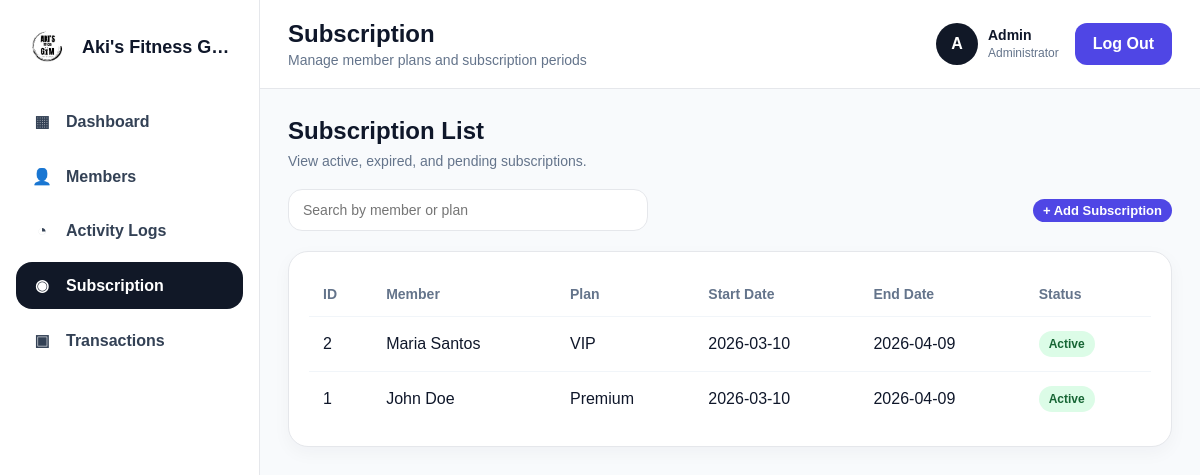
Before: /pages/subscription.php with the older database file.
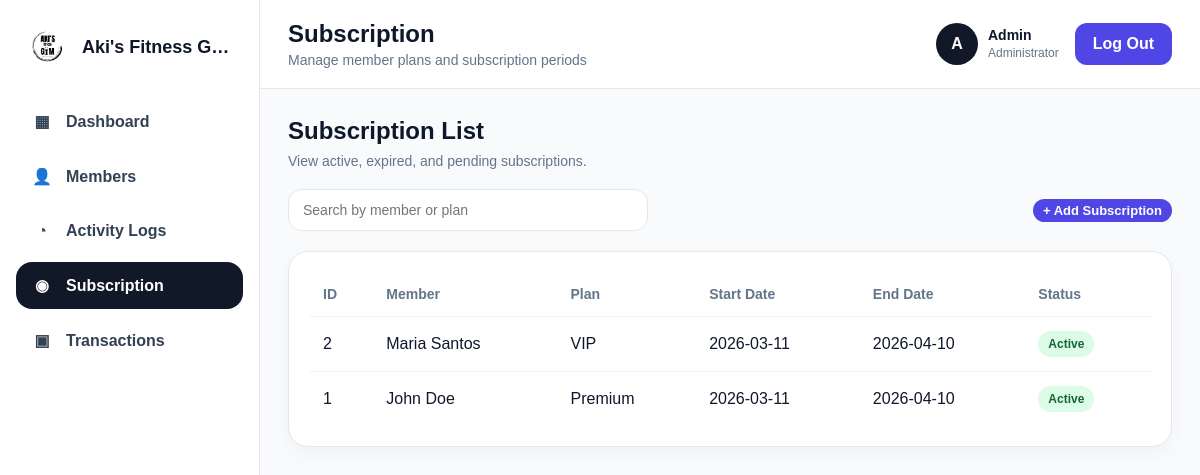
After: the same page with the newer database file.
### tables this page shows
CREATE TABLE `tbl_member_subscriptions` (
  `member_subscription_id` int(11) NOT NULL,
  `member_id` int(11) NOT NULL,
  `subscription_id` int(11) NOT NULL,
  `start_date` date NOT NULL,
  `end_date` date NOT NULL,
  `status` enum('active','expired','cancelled','pending') DEFAULT 'pending',
  `assigned_by` int(11) DEFAULT NULL,
  `notes` text DEFAULT NULL,
  `created_at` timestamp NOT NULL DEFAULT current_timestamp(),
  `updated_at` timestamp NOT NULL DEFAULT current_timestamp() ON UPDATE current_timestamp()
);

CREATE TABLE `tbl_member` (
  `member_id` int(11) NOT NULL,
  `member_code` varchar(20) NOT NULL,
  `first_name` varchar(100) NOT NULL,
  `last_name` varchar(100) NOT NULL,
  `gender` enum('male','female','other') DEFAULT 'other',
  `birth_date` date DEFAULT NULL,
  `email` varchar(100) DEFAULT NULL,
  `password` varchar(255) NOT NULL,
  `phone` varchar(20) DEFAULT NULL,
  `address` text DEFAULT NULL,
  `emergency_contact_name` varchar(100) DEFAULT NULL,
  `emergency_contact_phone` varchar(20) DEFAULT NULL,
  `profile_image` varchar(255) DEFAULT NULL,
  `status` enum('active','inactive','expired','banned') DEFAULT 'active',
  `joined_date` date DEFAULT curdate(),
  `created_at` timestamp NOT NULL DEFAULT current_timestamp(),
  `updated_at` timestamp NOT NULL DEFAULT current_timestamp() ON UPDATE current_timestamp()
);

CREATE TABLE `tbl_subscription` (
  `subscription_id` int(11) NOT NULL,
  `plan_name` varchar(100) NOT NULL,
  `description` text DEFAULT NULL,
  `price` decimal(10,2) NOT NULL,
  `duration_days` int(11) NOT NULL,
  `access_level` enum('regular','premium','vip') DEFAULT 'regular',
  `status` enum('active','inactive') DEFAULT 'active',
  `created_at` timestamp NOT NULL DEFAULT current_timestamp(),
  `updated_at` timestamp NOT NULL DEFAULT current_timestamp() ON UPDATE current_timestamp()
);

### pages/subscription.php (the view, shortened to what this page needs)
<?php
require_once("../includes/db.php");
mysqli_query($conn, "
    UPDATE tbl_member_subscriptions
    SET status = 'pending'
    WHERE start_date > CURDATE()
    AND status != 'cancelled'
");
mysqli_query($conn, "
    UPDATE tbl_member_subscriptions
    SET status = 'active'
    WHERE start_date <= CURDATE()
    AND end_date >= CURDATE()
    AND status != 'cancelled'
");
mysqli_query($conn, "
    UPDATE tbl_member_subscriptions
    SET status = 'expired'
    WHERE end_date < CURDATE()
    AND status != 'cancelled'
");
$query = "
SELECT
    ms.member_subscription_id,
    m.first_name,
    m.last_name,
    s.plan_name,
    ms.start_date,
    ms.end_date,
    ms.status
FROM tbl_member_subscriptions ms
INNER JOIN tbl_member m ON ms.member_id = m.member_id
INNER JOIN tbl_subscription s ON ms.subscription_id = s.subscription_id
ORDER BY ms.member_subscription_id DESC
";
$subscriptions = mysqli_query($conn,$query);
?>
<!DOCTYPE html>
<html lang="en">
<head>
<link rel="stylesheet" href="/akisgym/assets/css/style.css">
</head>
<body class="saas-body">
<div class="saas-layout">
    <aside class="saas-sidebar">
        <div class="saas-brand">
            <div class="saas-brand-logo">
    <img src="../assets/logo/logo.png" alt="Gym Logo">
</div>
            <div class="saas-brand-text">Aki's Fitness Gym</div>
        </div>
        <nav class="saas-menu">
            <a href="dashboard.php" class="saas-link">
                <span class="saas-link-icon">▦</span>
                <span>Dashboard</span>
            </a>
            <a href="members.php" class="saas-link">
                <span class="saas-link-icon">👤</span>
                <span>Members</span>
            </a>
            <a href="logs.php" class="saas-link">
                <span class="saas-link-icon">◔</span>
                <span>Activity Logs</span>
            </a>
            <a href="subscription.php" class="saas-link active">
                <span class="saas-link-icon">◉</span>
                <span>Subscription</span>
            </a>
            <a href="transaction.php" class="saas-link">
                <span class="saas-link-icon">▣</span>
                <span>Transactions</span>
            </a>
        </nav>
    </aside>
    <div class="saas-main">
        <header class="saas-topbar">
            <div class="saas-topbar-left">
                <div>
                    <h2>Subscription</h2>
                    <p>Manage member plans and subscription periods</p>
                </div>
            </div>
            <div class="saas-topbar-right">
                <div class="saas-user">
                    <div class="saas-user-avatar">A</div>
                    <div>
                        <strong>Admin</strong>
                        <small>Administrator</small>
                    </div>
                </div>
                <a href="../auth/logout.php" class="saas-logout-btn">Log Out</a>
            </div>
        </header>
        <main class="saas-content">
            <div class="page-title">
                <h2>Subscription List</h2>
            </div>
            <div class="page-subtitle">View active, expired, and pending subscriptions.</div>
            <div class="subscription-toolbar">
                <div class="subscription-search">
                    <input type="text" id="subscriptionSearch" placeholder="Search by member or plan">
                </div>
<div style="text-align: right;">
    <button class="add-subscription-btn" id="openSubscriptionModal" style="padding: 4px 10px; font-size: 13px;">+ Add Subscription</button>
</div>
</div>
            <div class="subscription-table">
                <table id="subscriptionTable">
                    <thead>
                        <tr>
                            <th>ID</th>
                            <th>Member</th>
                            <th>Plan</th>
                            <th>Start Date</th>
                            <th>End Date</th>
                            <th>Status</th>
                        </tr>
                    </thead>
                    <tbody>
                        <?php while($row = mysqli_fetch_assoc($subscriptions)): ?>
                        <tr>
                            <td><?php echo htmlspecialchars($row['member_subscription_id']); ?></td>
                            <td><?php echo htmlspecialchars(trim($row['first_name'] . ' ' . $row['last_name'])); ?></td>
                            <td><?php echo htmlspecialchars($row['plan_name']); ?></td>
                            <td><?php echo htmlspecialchars($row['start_date']); ?></td>
                            <td><?php echo htmlspecialchars($row['end_date']); ?></td>
                            <td>
                                <?php
                                    $status = strtolower($row['status']);
                                    $class = "status-badge ";
                                    if ($status === "active") $class .= "status-active";
                                    elseif ($status === "expired") $class .= "status-expired";
                                    elseif ($status === "pending") $class .= "status-pending";
                                    else $class .= "status-cancelled";
                                ?>
                                <span class="<?php echo $class; ?>">
                                    <?php echo htmlspecialchars($row['status']); ?>
                                </span>
                            </td>
                        </tr>
                        <?php endwhile; ?>
                    </tbody>
                </table>
            </div>
        </main>
    </div>
</div>
</body>
</html>

### assets/css/style.css (style rules this page uses)
* { margin:0; padding:0; box-sizing:border-box; }
html, body { width:100%; height:100%; font-family:Arial, Helvetica, sans-serif; }
body.saas-body { margin:0; background:#f8fafc; font-family:Arial, Helvetica, sans-serif; color:#0f172a; }
.saas-layout { display:flex; min-height:100vh; width:100%; }
.saas-main { flex:1; min-width:0; display:flex; flex-direction:column; }
.saas-sidebar { width:260px; min-width:260px; background:#ffffff; border-right:1px solid #e5e7eb; padding:24px 16px; transition:0.3s ease; overflow:hidden; flex-shrink:0; display:flex; flex-direction:column; }
.saas-brand { display:flex; align-items:center; gap:12px; margin-bottom:28px; padding:0 8px; }
.saas-brand-logo { width:46px; height:46px; border-radius:50%; overflow:hidden; flex-shrink:0; display:flex; align-items:center; justify-content:center; background:#ffffff; }
.saas-brand-logo img { width:100%; height:100%; object-fit:cover; display:block; }
.saas-brand-text { font-weight:700; font-size:18px; white-space:nowrap; overflow:hidden; text-overflow:ellipsis; }
.saas-menu { display:flex; flex-direction:column; gap:8px; }
.saas-link { display:flex; align-items:center; gap:12px; text-decoration:none; color:#334155; padding:14px 14px; border-radius:16px; font-weight:600; transition:0.2s ease; }
.saas-link.active { background:#111827; color:#fff; }
.saas-link-icon { width:24px; text-align:center; flex-shrink:0; }
.saas-topbar { display:flex; justify-content:space-between; align-items:center; padding:20px 28px; background:#ffffff; border-bottom:1px solid #e5e7eb; }
.saas-topbar-left { display:flex; align-items:center; gap:14px; }
.saas-topbar-left h2 { margin:0; font-size:24px; }
.saas-topbar-left p { margin:4px 0 0; color:#64748b; font-size:14px; }
.saas-topbar-right { display:flex; align-items:center; gap:16px; }
.saas-user { display:flex; align-items:center; gap:10px; background:#fff; }
.saas-user-avatar { width:42px; height:42px; border-radius:50%; background:#111827; color:#fff; display:flex; align-items:center; justify-content:center; font-weight:700; }
.saas-user strong { display:block; font-size:14px; }
.saas-user small { color:#64748b; font-size:12px; }
.saas-logout-btn { text-decoration:none; background:#4f46e5; color:#fff; padding:12px 18px; border-radius:12px; font-weight:700; }
.saas-content { padding:28px; }

### pages/subscription.php (style rules this page uses)
.subscription-toolbar { display:flex; justify-content:space-between; align-items:center; gap:16px; margin-bottom:20px; flex-wrap:wrap; }
.subscription-search { width:100%; max-width:360px; }
.subscription-search input { width:100%; padding:12px 14px; border:1px solid #e5e7eb; border-radius:14px; outline:none; font-size:14px; background:#fff; }
.add-subscription-btn { border:none; background:#4f46e5; color:#fff; padding:12px 18px; border-radius:12px; font-weight:700; cursor:pointer; }
.subscription-table { background:#ffffff; border-radius:20px; padding:20px; border:1px solid #e5e7eb; box-shadow:0 6px 18px rgba(15, 23, 42, 0.04); }
.subscription-table table { width:100%; border-collapse:collapse; }
.subscription-table th { text-align:left; padding:14px; font-size:14px; color:#64748b; }
.subscription-table td { padding:14px; border-top:1px solid #f1f5f9; }
.page-title { margin-bottom:8px; }
.page-title h2 { font-size:24px; margin:0; }
.page-subtitle { color:#64748b; font-size:14px; margin-bottom:20px; }
.status-badge { display:inline-block; padding:6px 10px; border-radius:999px; font-size:12px; font-weight:700; text-transform:capitalize; }
.status-active { background:#dcfce7; color:#166534; }

Changed rows visible on the page:
changed tbl_member_subscriptions "Maria Santos": start_date "2026-03-10" → "2026-03-11"; end_date "2026-04-09" → "2026-04-10"
changed tbl_member_subscriptions "John Doe": start_date "2026-03-10" → "2026-03-11"; end_date "2026-04-09" → "2026-04-10"
